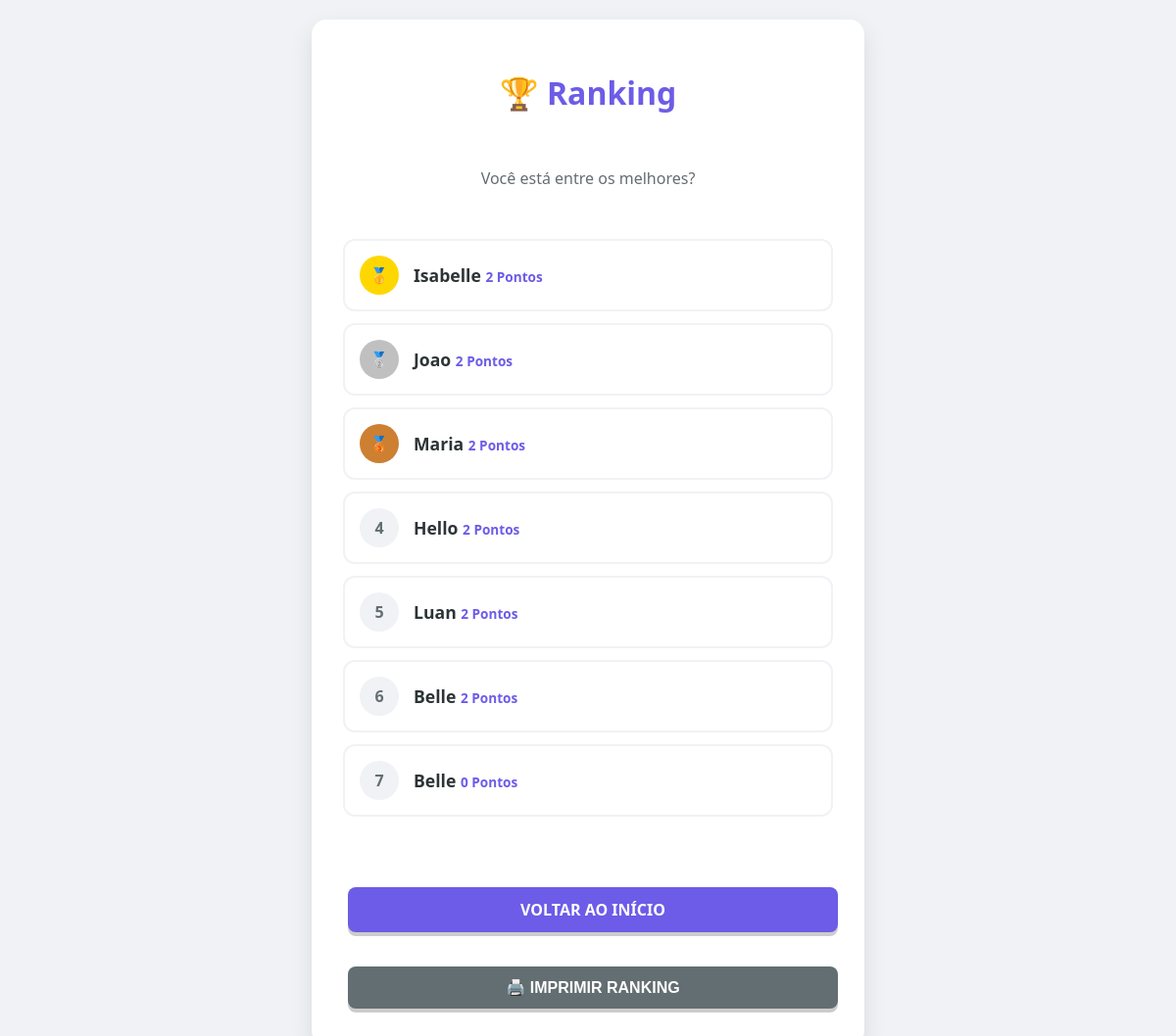
/ranking.php, run on the app's committed database.
### tables this page shows
CREATE TABLE `ranking` (
  `id` int(11) NOT NULL,
  `nome_usuario` varchar(100) NOT NULL,
  `pontuacao` int(11) NOT NULL,
  `data_hora` timestamp NOT NULL DEFAULT current_timestamp(),
  `usuario_id` int(11) DEFAULT NULL
);

### ranking.php (the view, shortened to what this page needs)
<?php
include 'config/connect.php';
$meu_id = isset($_SESSION['usuario_id']) ? $_SESSION['usuario_id'] : null;
$sql = "SELECT usuario_id, nome_usuario, pontuacao FROM ranking ORDER BY pontuacao DESC LIMIT 10";
$stmt = $conn->query($sql);
?>
<!DOCTYPE html>
<html lang="pt-br">
<head>
    <link rel="stylesheet" href="css/style.css?v=8.0">
</head>
<body>
    <div class="container">
        <h1 class="animate-in">🏆 Ranking</h1>
        <p class="animate-in delay-1" style="color: #636e72;">Você está entre os melhores?</p>
        <div class="ranking-list">
            <?php
            if ($stmt->rowCount() > 0) {
                $pos = 1;
                while ($linha = $stmt->fetch(PDO::FETCH_ASSOC)) {
                    $e_voce = ($meu_id && $linha['usuario_id'] == $meu_id);
                    $rankClass = '';
                    $icon = $pos;
                    if ($pos == 1) {
                        $rankClass = 'rank-1';
                        $icon = '🥇';
                    } elseif ($pos == 2) {
                        $rankClass = 'rank-2';
                        $icon = '🥈';
                    } elseif ($pos == 3) {
                        $rankClass = 'rank-3';
                        $icon = '🥉';
                    }
                    $delayClass = "delay-" . min($pos, 3);
            ?>
                    <div class="ranking-item animate-in <?= $delayClass ?> <?= $e_voce ? 'is-me' : '' ?>">
                        <div class="rank-pos <?= $rankClass ?>">
                            <?= $icon ?>
                        </div>
                        <div class="user-info">
                            <span class="user-name">
                                <?= htmlspecialchars($linha['nome_usuario']) ?>
                            </span>
                            <span class="user-score"><?= number_format($linha['pontuacao'], 0, ',', '.') ?> Pontos</span>
                        </div>
                    </div>
            <?php
                    $pos++;
                }
            } else {
                echo '<div class="ranking-item">Ainda não há campeões. Seja o primeiro!</div>';
            }
            ?>
        </div>
        <div class="animate-in delay-3" style="margin-top: 20px; width: 100%;">
            <a href="index.php" class="btn btn-primary" style="width: 100%; display: block; text-align: center; box-sizing: border-box;">
                VOLTAR AO INÍCIO
            </a>
        </div>
        <div class="animate-in delay-3" style="margin-top: 10px; width: 100%;">
            <button onclick="window.print()" class="btn" style="background: #636e72; color: white; width: 100%; display: flex; align-items: center; justify-content: center; gap: 8px; cursor: pointer; border: none; box-sizing: border-box; font-weight: bold;">
                🖨️ IMPRIMIR RANKING
            </button>
        </div>
    </div>
</body>
</html>

### css/style.css (style rules this page uses)
:root { --primary: #6c5ce7; --secondary: #a29bfe; --success: #00b894; --danger: #d63031; --bg: #f0f2f5; --text: #2d3436; --card: #ffffff; }
body { font-family: 'Segoe UI', Tahoma, Geneva, Verdana, sans-serif; background-color: var(--bg); color: var(--text); margin: 0; display: flex; flex-direction: column; justify-content: center; align-items: center; min-height: 100vh; padding: 20px; box-sizing: border-box; }
.container { background: var(--card); padding: 2rem; border-radius: 15px; box-shadow: 0 10px 25px rgba(0,0,0,0.1); width: 100%; max-width: 500px; text-align: center; display: flex; flex-direction: column; gap: 15px; }
h1 { color: var(--primary); margin-bottom: 1.5rem; }
.btn { display: inline-block; padding: 12px 25px; font-size: 16px; font-weight: bold; text-transform: uppercase; text-decoration: none; border: none; border-radius: 8px; cursor: pointer; transition: all 0.2s ease; margin: 5px; position: relative; top: 0; box-shadow: 0 4px 0 rgba(0,0,0,0.2); }
.btn-primary { background-color: var(--primary); color: white; }
.animate-in { animation: fadeInUp 0.8s ease-out both; }
.delay-1 { animation-delay: 0.15s; }
.delay-2 { animation-delay: 0.3s; }
.delay-3 { animation-delay: 0.45s; }
.container { overflow: visible; }
.delay-1 { animation-delay: 0.2s; }
.delay-2 { animation-delay: 0.4s; }
.delay-3 { animation-delay: 0.6s; }

### ranking.php (style rules this page uses)
.ranking-list { list-style: none; padding: 0; margin: 20px 0; width: 100%; }
.ranking-item { display: flex; align-items: center; background: #fff; margin-bottom: 12px; padding: 15px; border-radius: 12px; border: 2px solid #f0f2f5; transition: all 0.3s ease; }
.rank-pos { width: 40px; height: 40px; display: flex; align-items: center; justify-content: center; font-weight: bold; border-radius: 50%; margin-right: 15px; background: #f0f2f5; color: #636e72; }
.rank-1 { background: #FFD700; color: #fff; }
.rank-2 { background: #C0C0C0; color: #fff; }
.rank-3 { background: #CD7F32; color: #fff; }
.user-info { flex-grow: 1; text-align: left; }
.user-name { font-weight: bold; color: var(--text); font-size: 1.1rem; }
.user-score { font-size: 0.85rem; color: var(--primary); font-weight: 600; }

### data on the page
ranking: icon "🥇", nome_usuario "Isabelle", pontuacao "2"
ranking: icon "🥈", nome_usuario "Joao", pontuacao "2"
ranking: icon "🥉", nome_usuario "Maria", pontuacao "2"
ranking: icon "4", nome_usuario "Hello", pontuacao "2"
ranking: icon "5", nome_usuario "Luan", pontuacao "2"
ranking: icon "6", nome_usuario "Belle", pontuacao "2"
ranking: icon "7", nome_usuario "Belle", pontuacao "0"
